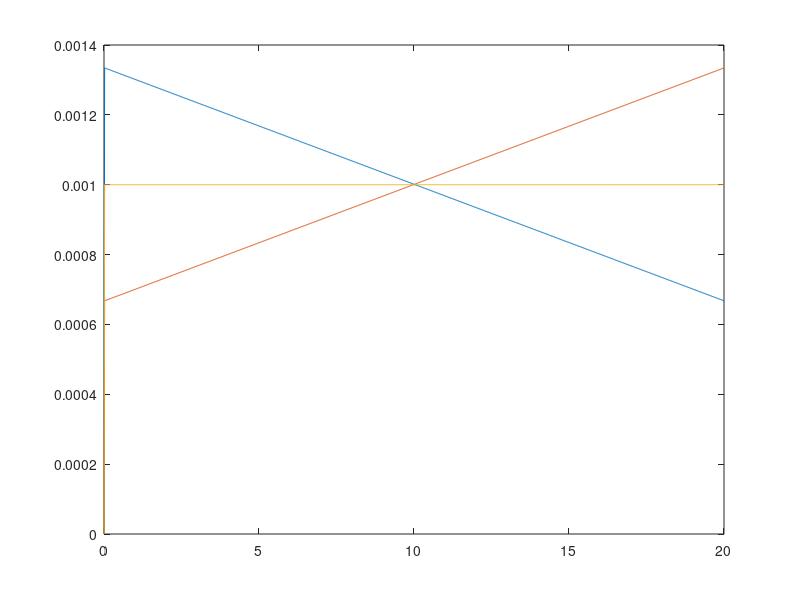

MATLAB code for this plot: (Note: this script raises an error after producing the figure.)
%% Labor Search - McCall (1970) - Demissão

% parameters

beta  = 0.98;
b     = 0.01;
wBar  = 20;
pi    = 0.1;
sigma = 5;

% grid
N     = 1000;
wgrid = linspace(0,wBar,N);

u = @(c)(c.^(0.5));


% using linear distribution of w: f(w) = a1+a2w
% Item c)
% f(0) = a1 = 2f(W) = 2a1 + 40 a2
% f(W) = a1 + 20 a2
% Item d)
% 2f(0) = f(W)
% 2a1 = a1 + 20 a2

% Calculo das integrais por intervalo

a11 = 2/30;
a12 = -1/600;

a21 = 1/30;
a22 = 1/600;

f1 = @(w)( a11 + a12.*w) ;
f2 = @(w)( a21 + a22.*w) ;

F1 = f1(wgrid);
F2 = f2(wgrid);

den1 = zeros(1,N);
den2 = zeros(1,N);
denN = zeros(1,N);

for i = 2:N
    den1( i ) = integral( f1, wgrid(i-1), wgrid(i) ); 
    den2( i ) = integral( f2, wgrid(i-1), wgrid(i) );
    denN( i ) = 1/N;
end

plot(wgrid,den1);
hold on;
plot(wgrid,den2);
hold on;
plot(wgrid,denN);
hold off;

%% value function iteration

V = zeros(1,N); g = V; TV = V;

tic

[V1,g1] = compute_policy(V,TV,g,den1,beta,pi,N,b,wgrid);

[V2,g2] = compute_policy(V,TV,g,den2,beta,pi,N,b,wgrid);

[V3,g3] = compute_policy(V,TV,g,denN,beta,pi,N,b,wgrid);

toc

%% Reservation wage

pos1 = find(g1<2,1);
pos2 = find(g2<2,1);
pos3 = find(g3<2,1);

wStar1 = wgrid(pos1);
wStar2 = wgrid(pos2);
wStar3 = wgrid(pos3);

fprintf('\n Reservation wage: %.4f\n', wStar1);
fprintf('\n Reservation wage: %.4f\n', wStar2);
fprintf('\n Reservation wage: %.4f\n', wStar3);

%% plots

% Função Valor
figure (1)
plot(wgrid,V1,'LineWidth', 2)
hold on
plot(wgrid,V2,'LineWidth', 2)
hold on
plot(wgrid,V3,'LineWidth', 2)
grid on;
legend('$f(w) = \frac{1}{30} + \frac{1}{600}w$','$f(w) = \frac{2}{30} - \frac{1}{600}w$','$f(w)=\frac{1}{20}$','interpreter','latex');
xlabel('w','interpreter','latex');
ylabel('Value function','interpreter','latex');
ax = gca;
exportgraphics(ax,'C:\Users\yurim\Desktop\Mestrado\2S2024\Macroeconomia 2\Listas\Lista 4\Ex1\figs\Plot_V1.pdf','Resolution',300)


% Função Politíca
figure (2)
plot(wgrid,(g1-2)*(-1),'LineWidth', 2 )
hold on;
plot(wgrid,(g2-2)*(-1),'LineWidth', 2 )
hold on;
plot(wgrid,(g3-2)*(-1),'LineWidth', 2 )
grid on;
legend('$f(w) = \frac{1}{30} + \frac{1}{600}w$','$f(w) = \frac{2}{30} - \frac{1}{600}w$','$f(w)=\frac{1}{20}$','interpreter','latex');
xlabel('w','interpreter','latex');
ylabel('Policy function','interpreter','latex');
ax = gca;
exportgraphics(ax,'C:\Users\yurim\Desktop\Mestrado\2S2024\Macroeconomia 2\Listas\Lista 4\Ex1\figs\Plot_p1.pdf','Resolution',300)

